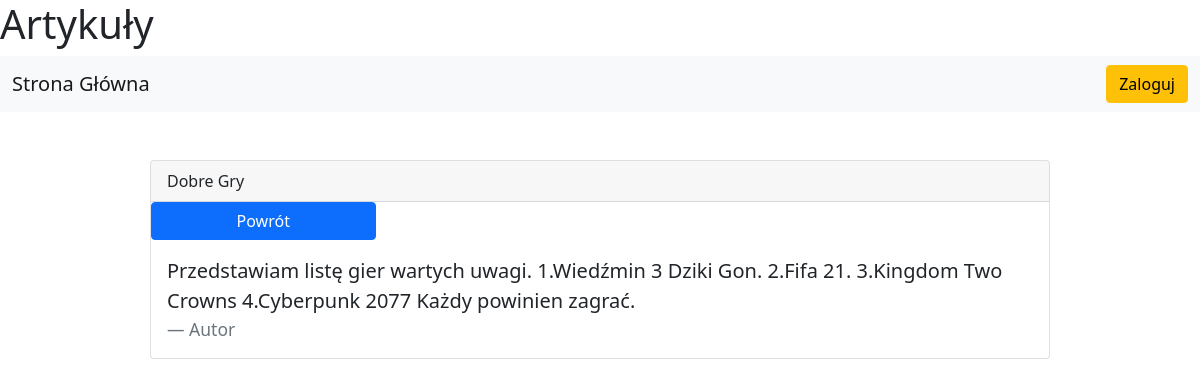
/pages/more.php?article=1, run on the app's committed database.
### tables this page shows
CREATE TABLE `article` (
  `ID` int(11) NOT NULL,
  `Title` varchar(50) NOT NULL,
  `Content` mediumtext NOT NULL,
  `Stat` tinyint(1) NOT NULL,
  `User_ID` int(11) NOT NULL
);

### pages/more.php (the view, shortened to what this page needs)
<?php
$article_id = $_GET["article"];
?>
<html>
<?php require '../components/head.php' ?>
<body>
    <header>
        <h1>Artykuły</h1>
    </header>
    <?php require '../components/nav.php' ?>
    <section>
        <?php
        require_once "../components/connect.php";
        $conn = new mysqli($host, $db_user, $db_pass, $db_name);
        $article = $conn->query("SELECT Title,Content,Stat FROM article WHERE ID = " . $article_id);
        if ($article->num_rows > 0) {
            while ($art = $article->fetch_assoc()) {
                echo '<br><br><div class="card w-75 m-auto">
                <div class="card-header">' . $art["Title"] . "</div>";
                echo '<a href="./article.php" class="btn btn-primary w-25">Powrót</a>';
                echo '<div class="card-body">
                <blockquote class="blockquote mb-0">
                    <p>' . $art["Content"] . '</p>
                    <footer class="blockquote-footer">Autor</footer>
                </blockquote>
            </div>';
                echo '</div>';
            }
        }
        ?>
    </section>
</body>
</html>

### data on the page
article: Title "Dobre Gry", Content "Przedstawiam listę gier wartych uwagi. 1.Wiedźmin 3 Dziki Gon. 2.Fifa 21. 3.Kingdom Two Crowns 4.Cyberpunk 2077 Każdy powinien zagrać."
